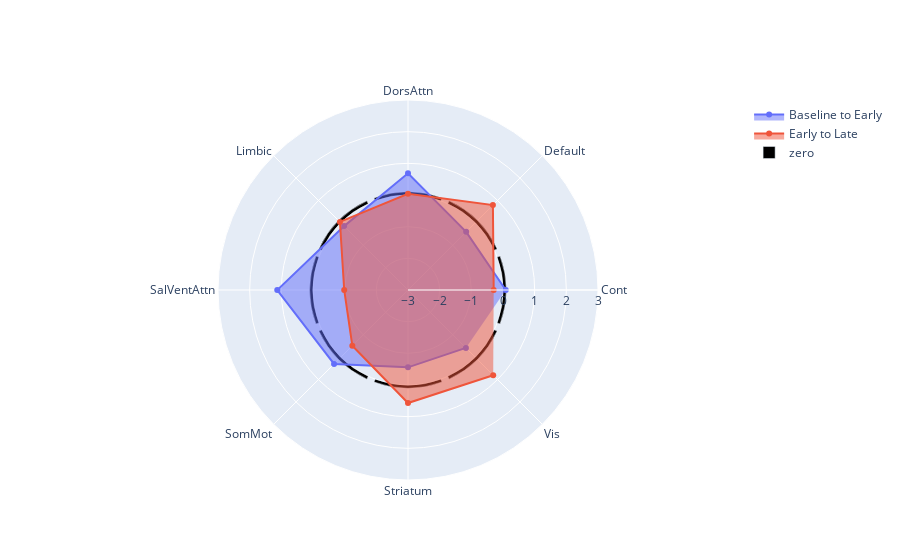

Notebook source saved alongside this figure:
### Code cell
plot_spider(seeds[1], save=True)

### Figure 1 — Plotly figure (JSON) as saved in the notebook; plotly's stock layout.template omitted (floating-point values rounded to 4 significant figures)
{"data": [{"fill": "toself", "name": "Baseline to Early", "r": [0.08681, -0.4022, 0.684, -0.1471, 1.129, 0.3025, -0.5572, -0.414], "theta": ["Cont", "Default", "DorsAttn", "Limbic", "SalVentAttn", "SomMot", "Striatum", "Vis"], "type": "scatterpolar"}, {"fill": "toself", "name": "Early to Late", "r": [-0.2941, 0.7916, 0.03643, 0.04, -0.9852, -0.5137, 0.5701, 0.805], "theta": ["Cont", "Default", "DorsAttn", "Limbic", "SalVentAttn", "SomMot", "Striatum", "Vis"], "type": "scatterpolar"}, {"marker": {"color": "black"}, "name": "zero", "r": [0.1, 0.1, 0.1, 0.1, 0.1, 0.1, 0.1, 0.1], "theta": ["Cont", "Default", "DorsAttn", "Limbic", "SalVentAttn", "SomMot", "Striatum", "Vis"], "type": "barpolar"}], "layout": {"polar": {"radialaxis": {"visible": true, "range": [-3, 3]}}, "showlegend": true}}
